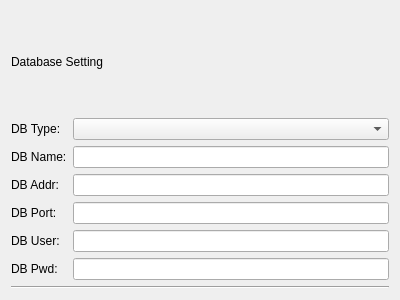
<?xml version="1.0" encoding="UTF-8"?>
<ui version="4.0">
 <class>EMDBAddressPanel</class>
 <widget class="QWidget" name="EMDBAddressPanel">
  <property name="geometry">
   <rect>
    <x>0</x>
    <y>0</y>
    <width>400</width>
    <height>300</height>
   </rect>
  </property>
  <property name="windowTitle">
   <string>EMDBAddressPanel</string>
  </property>
  <layout class="QVBoxLayout" name="verticalLayout">
   <item>
    <layout class="QHBoxLayout" name="horizontalLayout">
     <item>
      <widget class="QLabel" name="_nameTag">
       <property name="text">
        <string>Database Setting</string>
       </property>
      </widget>
     </item>
     <item>
      <spacer name="horizontalSpacer">
       <property name="orientation">
        <enum>Qt::Horizontal</enum>
       </property>
       <property name="sizeHint" stdset="0">
        <size>
         <width>40</width>
         <height>20</height>
        </size>
       </property>
      </spacer>
     </item>
    </layout>
   </item>
   <item>
    <layout class="QFormLayout" name="formLayout">
     <item row="0" column="0">
      <widget class="QLabel" name="_dbTypeTag">
       <property name="text">
        <string>DB Type:</string>
       </property>
      </widget>
     </item>
     <item row="0" column="1">
      <widget class="QComboBox" name="_dbType"/>
     </item>
     <item row="1" column="0">
      <widget class="QLabel" name="_dbNameTag">
       <property name="text">
        <string>DB Name:</string>
       </property>
      </widget>
     </item>
     <item row="1" column="1">
      <widget class="QLineEdit" name="_dbName"/>
     </item>
     <item row="2" column="0">
      <widget class="QLabel" name="_dbIPTag">
       <property name="text">
        <string>DB Addr:</string>
       </property>
      </widget>
     </item>
     <item row="2" column="1">
      <widget class="QLineEdit" name="_dbIP"/>
     </item>
     <item row="3" column="0">
      <widget class="QLabel" name="_dbPortTag">
       <property name="text">
        <string>DB Port:</string>
       </property>
      </widget>
     </item>
     <item row="3" column="1">
      <widget class="QLineEdit" name="_dbPort"/>
     </item>
     <item row="4" column="0">
      <widget class="QLabel" name="_dbUserTag">
       <property name="text">
        <string>DB User:</string>
       </property>
      </widget>
     </item>
     <item row="4" column="1">
      <widget class="QLineEdit" name="_dbUser"/>
     </item>
     <item row="5" column="0">
      <widget class="QLabel" name="_dbPasswordTag">
       <property name="text">
        <string>DB Pwd:</string>
       </property>
      </widget>
     </item>
     <item row="5" column="1">
      <widget class="QLineEdit" name="_dbPassword"/>
     </item>
    </layout>
   </item>
   <item>
    <widget class="Line" name="line">
     <property name="orientation">
      <enum>Qt::Horizontal</enum>
     </property>
    </widget>
   </item>
  </layout>
 </widget>
 <resources/>
 <connections/>
</ui>
